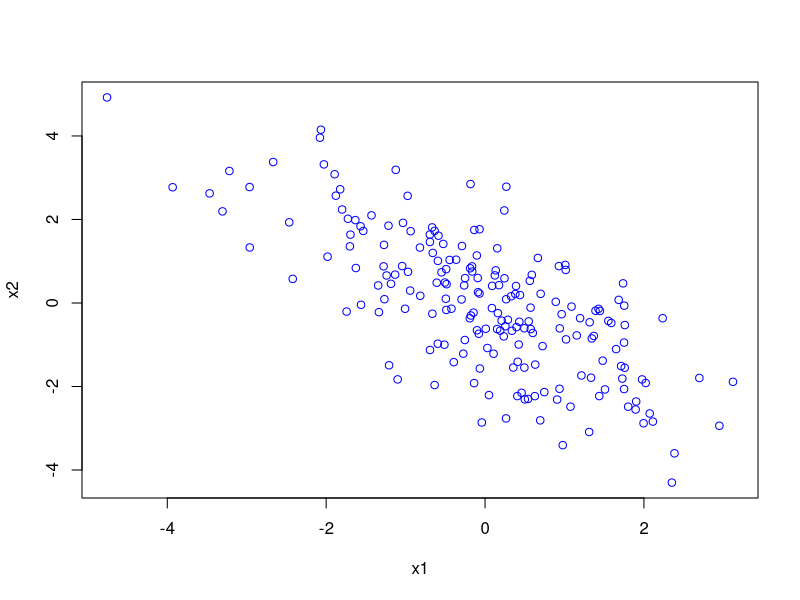
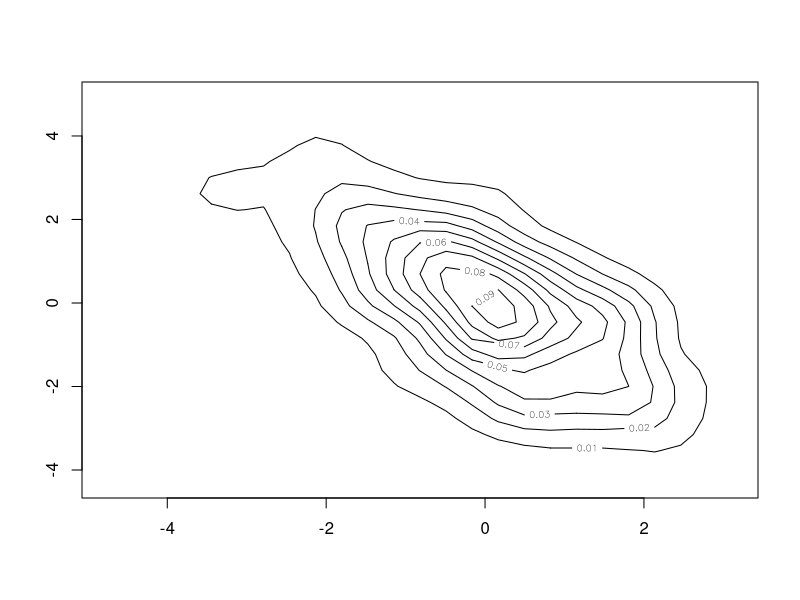
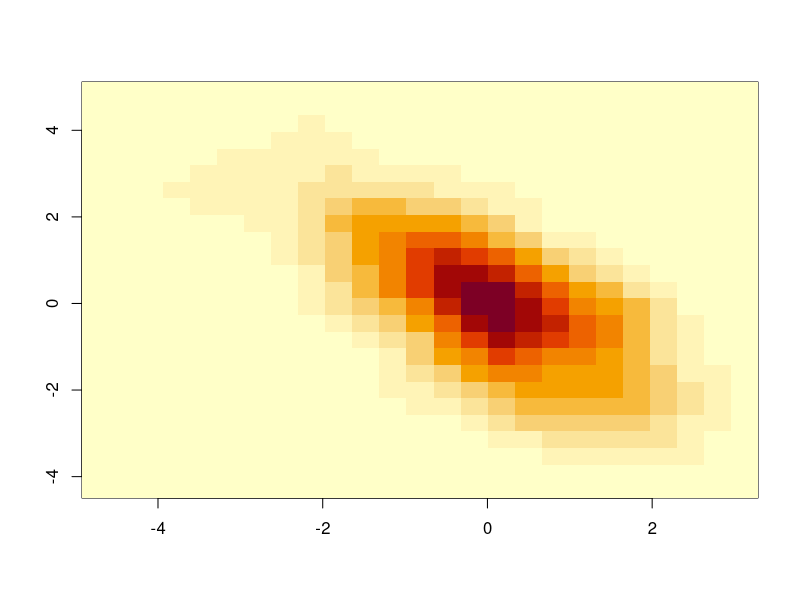
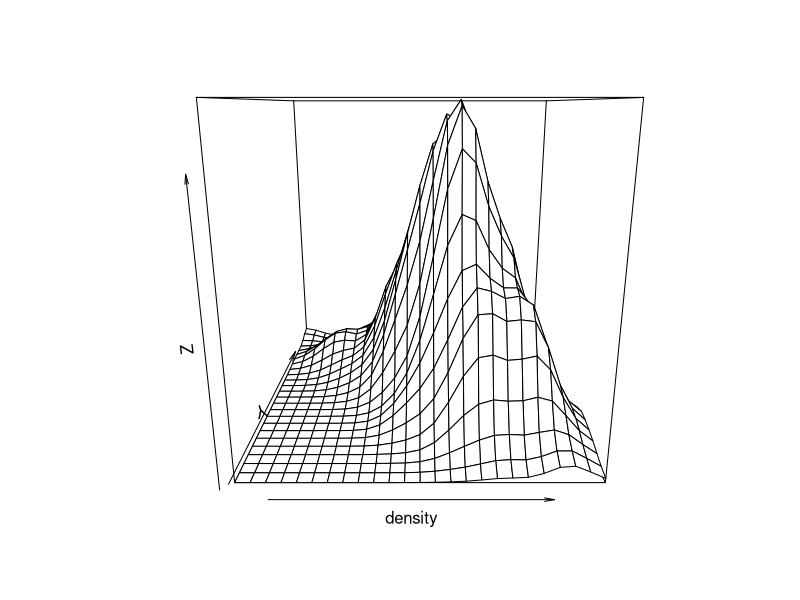
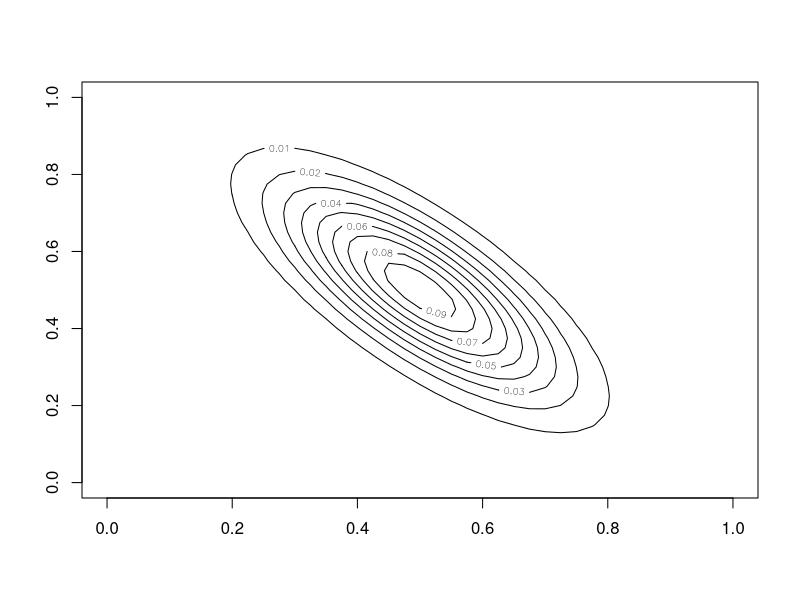
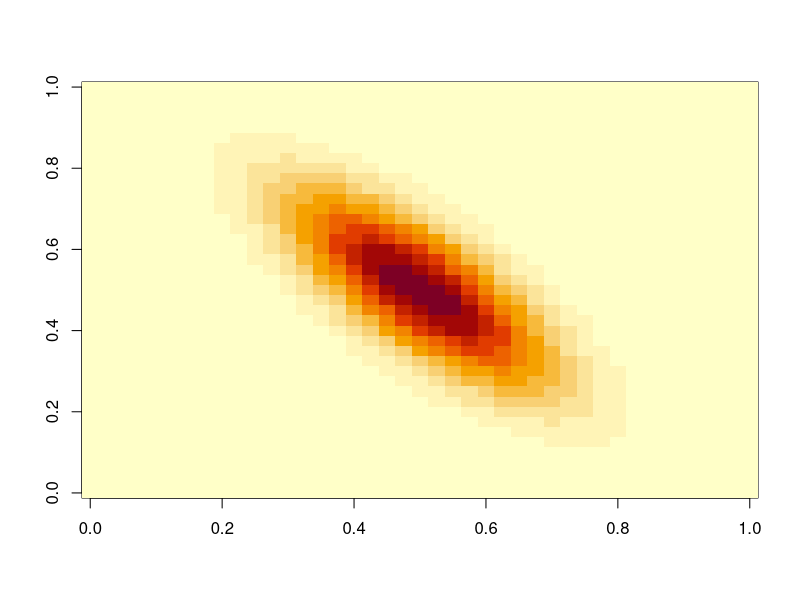
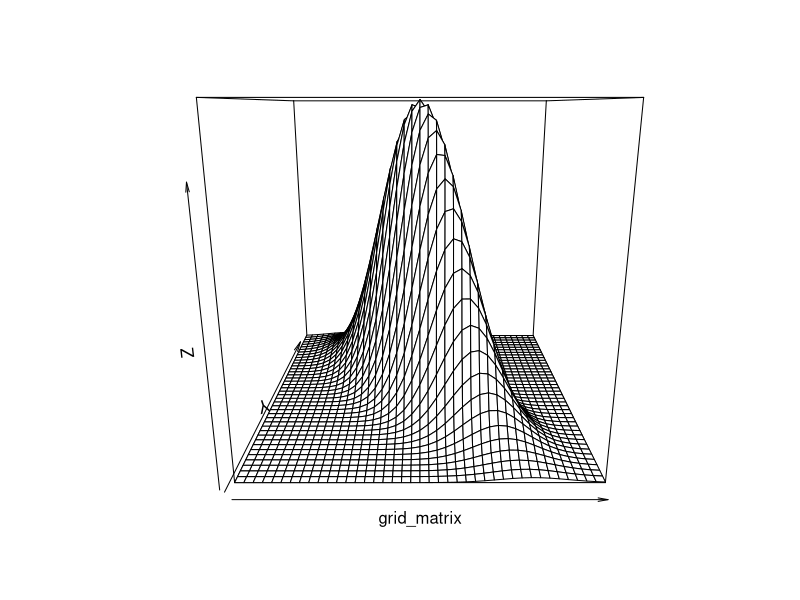
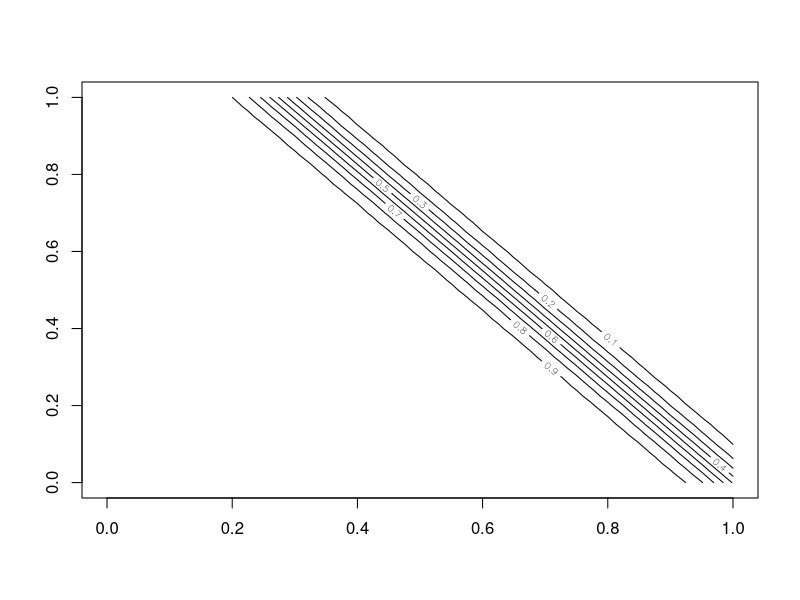

Recreate these plots in R, in order.
## ---- chunk 1
set.seed(123)
library(dplyr)
library(magrittr)
library(ggplot2)
library(MASS)
## ---- chunk 2
x1 <- 2
x2 <- 3
corrX1X2 <- -0.75

covX1X2 <- sqrt(x1*x2) * corrX1X2 #covariance formula is solved from the formula given in problem

sigma <- matrix(c(x1,covX1X2,covX1X2, x2), ncol = 2) #define 'sigma' which is covariance matrix
sigma #print it out to check if it looks correct

#Then we need to simulate 200 points from the normal distribution and compare empirical to manual
n <- 200
means <- c(0,0) #variables are mean zero
x_sim <- as.data.frame(mvrnorm(n = n, mu = means, sigma))
colnames(x_sim) <- c("x1", "x2")
cov(x_sim) #covariance matrix
cor(x_sim) #correlation matrix
## ---- chunk 3
plot(x_sim, col = "blue")
density <- kde2d(x_sim$x1, x_sim$x2)

contour(density)
image(density)
persp(density)
## ---- chunk 4
density_function <- function(x, means, sigma) {
  p_components <- length(means) # save the amount of components
  brackets <- apply(x,1, function(values) (values-means) %*% solve(sigma) %*% (values-means)) #separate last part
  1 / ((2*pi)^(p_components/2) * sqrt(det(sigma)) ) * exp(-1/2*(brackets)) # calculate density
}

grid <- expand.grid(0.25 * (-20:20), 0.25*(-20:20)) # create grid
grid_density <- density_function(grid, means, sigma) # apply density function
grid_matrix <- matrix(grid_density, nrow = 41) # density to 41x41 matrix

contour(grid_matrix) #plot
image(grid_matrix) #plot
persp(grid_matrix) #plot
## ---- chunk 5
mu1 <- means # save old means vector to mu1
mu2 <- c(2,1) #create new means vector mu2

grid_density2 <- density_function(grid, mu2, sigma) # apply density function again with new mu2
grid_matrix2 <- matrix(grid_density2, nrow = 41) # transform it to matrix 41x41

lin_discr<- ( grid_matrix*(1/2) )/( (grid_matrix * (1/2)) + (grid_matrix2 * (1/2)) ) #calculate linear discriminant which is also the posterior

contour(lin_discr)
image(lin_discr)
persp(lin_discr)
